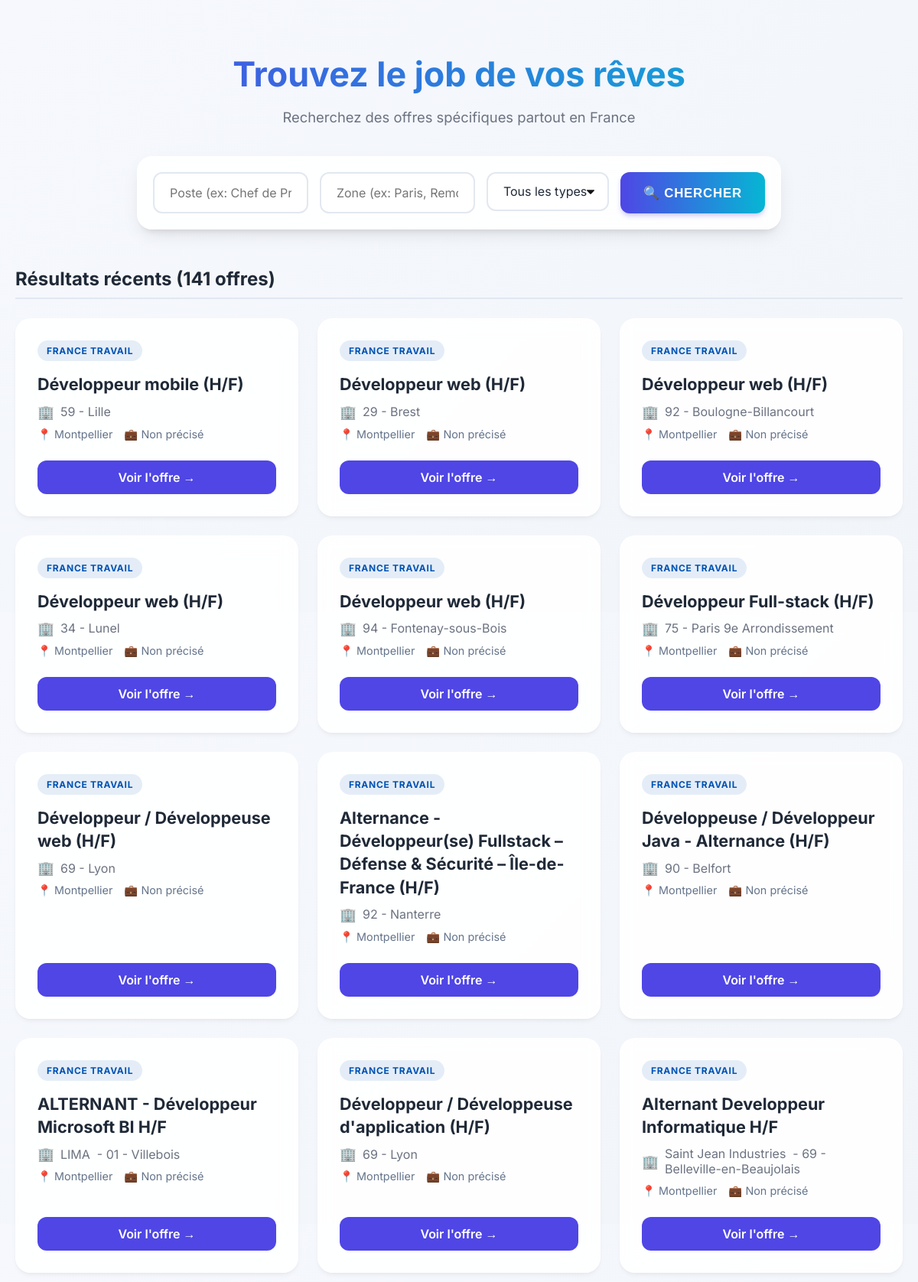
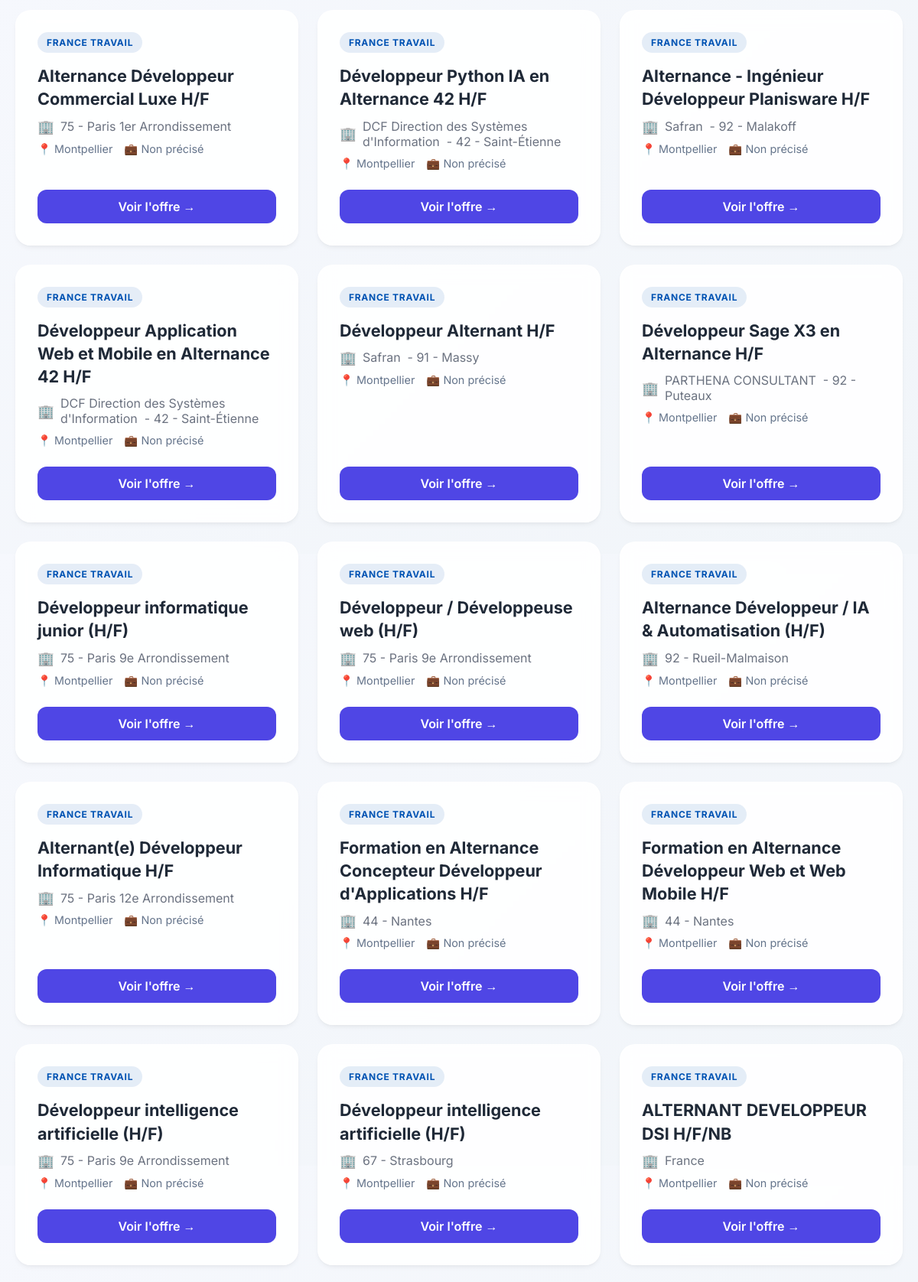
The page / (upper part) on the database its author committed (2 pictures, top to bottom).
### tables this page shows
CREATE TABLE jobs (id INTEGER PRIMARY KEY AUTOINCREMENT, title TEXT, company TEXT, link TEXT UNIQUE, source TEXT, location TEXT, job_type TEXT);

### app.py (the view)
@app.route("/")
def index():
    jobs = get_jobs()
    return render_template("index.html", jobs=jobs)

### app.py (called while the page is built)
def get_jobs():
    conn = sqlite3.connect("data/jobs.db")
    c = conn.cursor()
    c.execute("SELECT title, company, link, source, location, job_type FROM jobs ORDER BY id DESC")
    jobs = c.fetchall()
    conn.close()
    return jobs

### templates/index.html (shortened to what this page needs)
<!DOCTYPE html>
<html lang="fr">
<head>
</head>
<body>
    <div class="container">
        <div class="header">
            <h1>Trouvez le job de vos rêves</h1>
            <p>Recherchez des offres spécifiques partout en France</p>
        </div>
        <div class="search-container">
            <form action="/search" method="POST" id="search-form" onsubmit="showLoading()">
                <div class="search-form">
                    <div class="input-group">
                        <input type="text" name="keyword" placeholder="Poste (ex: Chef de Projet)" required>
                    </div>
                    <div class="input-group">
                        <input type="text" name="location" placeholder="Zone (ex: Paris, Remote)" required>
                    </div>
                    <div class="input-group" style="min-width: 160px; flex: 0.7;">
                        <select name="job_type" class="custom-select">
                            <option value="">Tous les types</option>
                        </select>
                    </div>
                    <button type="submit" class="search-btn">🔍 Chercher</button>
                </div>
            </form>
        </div>
        {% if jobs %}
            <h2 class="jobs-title">Résultats récents ({{ jobs|length }} offres)</h2>
        {% endif %}
        <div class="jobs-grid">
            {% if jobs %}
                {% for job in jobs %}
                <div class="job-card">
                    <span class="job-source {{ job[3]|lower|replace(' ', '-') }}">{{ job[3] }}</span>
                    <h2 class="job-title">{{ job[0] }}</h2>
                    <p class="job-company">{{ job[1] }}</p>
                    <div class="job-details">
                        <span class="job-detail-item">📍 {{ job[4] }}</span>
                        <span class="job-detail-item">💼 {{ job[5] }}</span>
                    </div>
                    <a href="{{ job[2] }}" target="_blank" class="job-action">Voir l'offre →</a>
                </div>
                {% endfor %}
            {% else %}
                <div class="no-jobs">
                    <p>🚀 Aucune offre en base de données. Lancez une recherche !</p>
                </div>
            {% endif %}
        </div>
    </div>
</body>
</html>

### templates/index.html (style rules this page uses)
:root { --primary: #4F46E5; --primary-hover: #4338CA; --bg-gradient: linear-gradient(135deg, #f6f8fd 0%, #f1f5f9 100%); --card-bg: rgba(255, 255, 255, 0.9); --text-main: #1f2937; --text-muted: #6b7280; }
body { font-family: 'Inter', sans-serif; background: var(--bg-gradient); color: var(--text-main); margin: 0; padding: 40px 20px; min-height: 100vh; position: relative; }
.container { max-width: 1200px; margin: 0 auto; }
.header { text-align: center; margin-bottom: 40px; animation: fadeIn 0.8s ease-out; }
.header h1 { font-size: 2.8rem; font-weight: 700; margin-bottom: 12px; background: linear-gradient(to right, #4F46E5, #06b6d4); -webkit-background-clip: text; -webkit-text-fill-color: transparent; }
.header p { color: var(--text-muted); font-size: 1.15rem; margin-bottom: 30px; }
.search-container { background: var(--card-bg); padding: 20px; border-radius: 20px; box-shadow: 0 10px 25px -5px rgba(0, 0, 0, 0.1), 0 8px 10px -6px rgba(0, 0, 0, 0.1); border: 1px solid rgba(255, 255, 255, 0.5); backdrop-filter: blur(10px); max-width: 800px; margin: 0 auto 50px auto; animation: slideDown 0.6s ease-out; }
.search-form { display: flex; gap: 15px; flex-wrap: wrap; }
.input-group { flex: 1; min-width: 200px; position: relative; }
.input-group input { width: 100%; padding: 15px 20px; border: 2px solid #e2e8f0; border-radius: 12px; font-size: 1rem; font-family: inherit; color: var(--text-main); outline: none; transition: all 0.3s; box-sizing: border-box; background: rgba(255,255,255,0.8); }
.custom-select { width: 100%; padding: 15px 20px; border: 2px solid #e2e8f0; border-radius: 12px; font-size: 1rem; font-family: inherit; color: var(--text-main); outline: none; transition: all 0.3s; box-sizing: border-box; background: rgba(255,255,255,0.8); cursor: pointer; appearance: none; background-repeat: no-repeat; background-position: right 1rem top 50%; background-size: 0.65rem auto; }
.search-btn { background: linear-gradient(to right, #4F46E5, #06b6d4); color: white; border: none; padding: 0 30px; border-radius: 12px; font-size: 1.05rem; font-weight: 600; cursor: pointer; transition: transform 0.2s, box-shadow 0.2s; box-shadow: 0 4px 6px -1px rgba(79, 70, 229, 0.3); text-transform: uppercase; letter-spacing: 0.05em; }
.jobs-title { font-size: 1.5rem; margin-bottom: 25px; color: var(--text-main); border-bottom: 2px solid #e2e8f0; padding-bottom: 10px; }
.jobs-grid { display: grid; grid-template-columns: repeat(auto-fill, minmax(350px, 1fr)); gap: 25px; }
.job-card { background: var(--card-bg); border-radius: 20px; padding: 28px; box-shadow: 0 4px 6px -1px rgba(0, 0, 0, 0.05), 0 2px 4px -1px rgba(0, 0, 0, 0.03); transition: all 0.3s cubic-bezier(0.4, 0, 0.2, 1); border: 1px solid rgba(255, 255, 255, 0.5); backdrop-filter: blur(10px); display: flex; flex-direction: column; animation: slideUp 0.5s ease-out forwards; opacity: 0; transform: translateY(20px); }
.job-card:nth-child(n) { animation-delay: calc(n * 0.1s); }
.job-source { font-size: 0.75rem; font-weight: 700; text-transform: uppercase; letter-spacing: 0.06em; color: var(--primary); background: rgba(79, 70, 229, 0.1); padding: 6px 12px; border-radius: 20px; align-self: flex-start; margin-bottom: 15px; }
.job-source.france-travail { background: rgba(0, 83, 179, 0.1); color: #0053b3; }
.job-title { font-size: 1.35rem; font-weight: 700; margin: 0 0 10px 0; color: var(--text-main); line-height: 1.4; }
.job-company { font-size: 1rem; color: var(--text-muted); margin: 0 0 10px 0; display: flex; align-items: center; gap: 8px; }
.job-company::before { content: "🏢"; font-size: 1.1em; }
.job-details { display: flex; gap: 15px; margin: 0 0 25px 0; font-size: 0.9rem; color: #64748b; }
.job-detail-item { display: flex; align-items: center; gap: 5px; }
.job-action { margin-top: auto; display: inline-flex; align-items: center; justify-content: center; padding: 12px 24px; background: var(--primary); color: white; text-decoration: none; border-radius: 12px; font-weight: 600; transition: all 0.2s; }
.job-card:nth-child(1) { animation-delay: 0.1s; }
.job-card:nth-child(2) { animation-delay: 0.2s; }
.job-card:nth-child(3) { animation-delay: 0.3s; }
.job-card:nth-child(4) { animation-delay: 0.4s; }
.job-card:nth-child(5) { animation-delay: 0.5s; }
.job-card:nth-child(6) { animation-delay: 0.6s; }
.job-card:nth-child(7) { animation-delay: 0.7s; }
.job-card:nth-child(8) { animation-delay: 0.8s; }
.job-card:nth-child(9) { animation-delay: 0.9s; }
.job-card:nth-child(n+10) { animation-delay: 1s; }

### rows shown on the page
jobs: source "FRANCE TRAVAIL", title "Développeur mobile (H/F)", company "59 - Lille", location "Montpellier", job_type "Non précisé"
jobs: source "FRANCE TRAVAIL", title "Développeur web (H/F)", company "29 - Brest", location "Montpellier", job_type "Non précisé"
jobs: source "FRANCE TRAVAIL", title "Développeur web (H/F)", company "92 - Boulogne-Billancourt", location "Montpellier", job_type "Non précisé"
jobs: source "FRANCE TRAVAIL", title "Développeur web (H/F)", company "34 - Lunel", location "Montpellier", job_type "Non précisé"
jobs: source "FRANCE TRAVAIL", title "Développeur web (H/F)", company "94 - Fontenay-sous-Bois", location "Montpellier", job_type "Non précisé"
jobs: source "FRANCE TRAVAIL", title "Développeur Full-stack (H/F)", company "75 - Paris 9e Arrondissement", location "Montpellier", job_type "Non précisé"
jobs: source "FRANCE TRAVAIL", title "Développeur / Développeuse web (H/F)", company "69 - Lyon", location "Montpellier", job_type "Non précisé"
jobs: source "FRANCE TRAVAIL", title "Alternance - Développeur(se) Fullstack – Défense & Sécurité – Île-de-France (H/F)", company "92 - Nanterre", location "Montpellier", job_type "Non précisé"
jobs: source "FRANCE TRAVAIL", title "Développeuse / Développeur Java - Alternance (H/F)", company "90 - Belfort", location "Montpellier", job_type "Non précisé"
jobs: source "FRANCE TRAVAIL", title "ALTERNANT - Développeur Microsoft BI H/F", company "LIMA - 01 - Villebois", location "Montpellier", job_type "Non précisé"
jobs: source "FRANCE TRAVAIL", title "Développeur / Développeuse d'application (H/F)", company "69 - Lyon", location "Montpellier", job_type "Non précisé"
jobs: source "FRANCE TRAVAIL", title "Alternant Developpeur Informatique H/F", company "Saint Jean Industries - 69 - Belleville-en-Beaujolais", location "Montpellier", job_type "Non précisé"
jobs: source "FRANCE TRAVAIL", title "Alternance Développeur Commercial Luxe H/F", company "75 - Paris 1er Arrondissement", location "Montpellier", job_type "Non précisé"
jobs: source "FRANCE TRAVAIL", title "Développeur Python IA en Alternance 42 H/F", company "DCF Direction des Systèmes d'Information - 42 - Saint-Étienne", location "Montpellier", job_type "Non précisé"
jobs: source "FRANCE TRAVAIL", title "Alternance - Ingénieur Développeur Planisware H/F", company "Safran - 92 - Malakoff", location "Montpellier", job_type "Non précisé"
jobs: source "FRANCE TRAVAIL", title "Développeur Application Web et Mobile en Alternance 42 H/F", company "DCF Direction des Systèmes d'Information - 42 - Saint-Étienne", location "Montpellier", job_type "Non précisé"
jobs: source "FRANCE TRAVAIL", title "Développeur Alternant H/F", company "Safran - 91 - Massy", location "Montpellier", job_type "Non précisé"
jobs: source "FRANCE TRAVAIL", title "Développeur Sage X3 en Alternance H/F", company "PARTHENA CONSULTANT - 92 - Puteaux", location "Montpellier", job_type "Non précisé"
jobs: source "FRANCE TRAVAIL", title "Développeur informatique junior (H/F)", company "75 - Paris 9e Arrondissement", location "Montpellier", job_type "Non précisé"
jobs: source "FRANCE TRAVAIL", title "Développeur / Développeuse web (H/F)", company "75 - Paris 9e Arrondissement", location "Montpellier", job_type "Non précisé"
jobs: source "FRANCE TRAVAIL", title "Alternance Développeur / IA & Automatisation (H/F)", company "92 - Rueil-Malmaison", location "Montpellier", job_type "Non précisé"
jobs: source "FRANCE TRAVAIL", title "Alternant(e) Développeur Informatique H/F", company "75 - Paris 12e Arrondissement", location "Montpellier", job_type "Non précisé"
jobs: source "FRANCE TRAVAIL", title "Formation en Alternance Concepteur Développeur d'Applications H/F", company "44 - Nantes", location "Montpellier", job_type "Non précisé"
jobs: source "FRANCE TRAVAIL", title "Formation en Alternance Développeur Web et Web Mobile H/F", company "44 - Nantes", location "Montpellier", job_type "Non précisé"
jobs: source "FRANCE TRAVAIL", title "Développeur intelligence artificielle (H/F)", company "75 - Paris 9e Arrondissement", location "Montpellier", job_type "Non précisé"
jobs: source "FRANCE TRAVAIL", title "Développeur intelligence artificielle (H/F)", company "67 - Strasbourg", location "Montpellier", job_type "Non précisé"
jobs: source "FRANCE TRAVAIL", title "ALTERNANT DEVELOPPEUR DSI H/F/NB", company "France", location "Montpellier", job_type "Non précisé"

### other values the page prints
{{ jobs|length }} "141"
